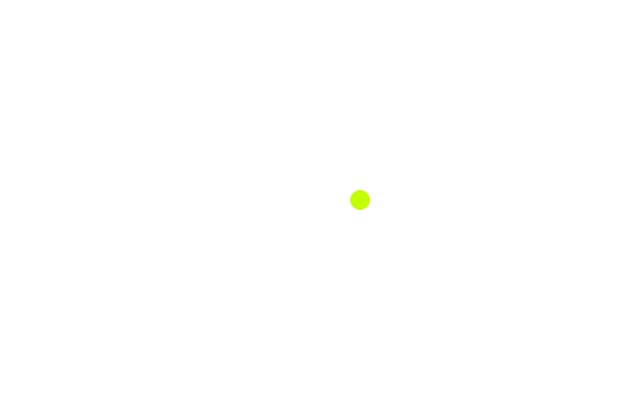
Frame 1 (no input)
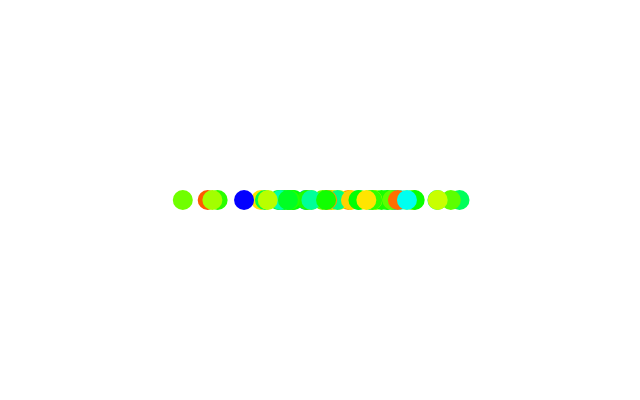
Frame 60 (no input)
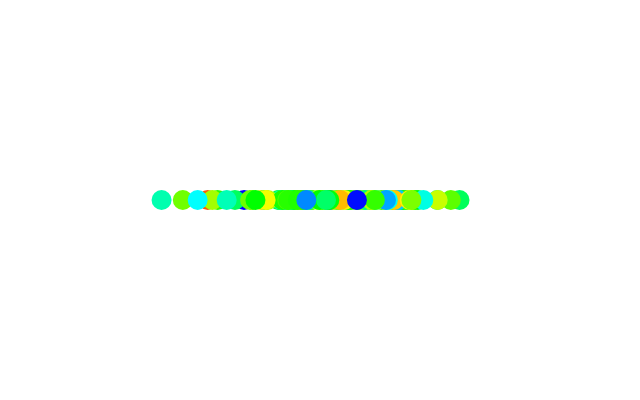
Frame 120 (the mouse pressed at the canvas centre since frame 60)

The p5.js sketch that drew these frames (run headless with seeded random() and noise() and a simulated clock; from frame 60 on, the mouse is pressed at the canvas centre):

// p5.js sketch
// ── sketch.js
function setup() {
  createCanvas(640, 400);
   background(255);
}

function draw() {
 let x = randomGaussian(320,60)
 let r = randomGaussian(120, 50)
 if(r < 0) r= 360 + r;
 noStroke();
  colorMode(HSL)
  fill(r, 100, 50)
  circle(x, 200,20)
}
